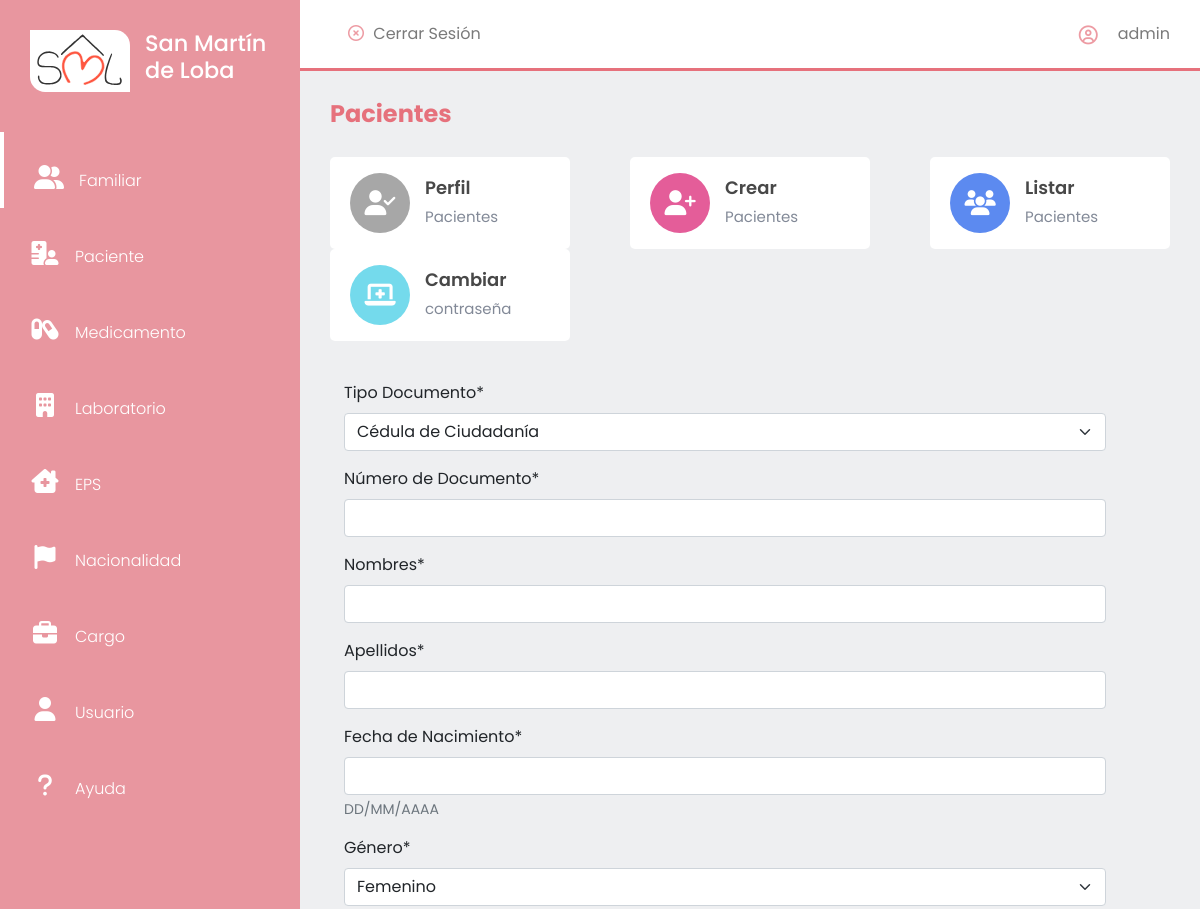
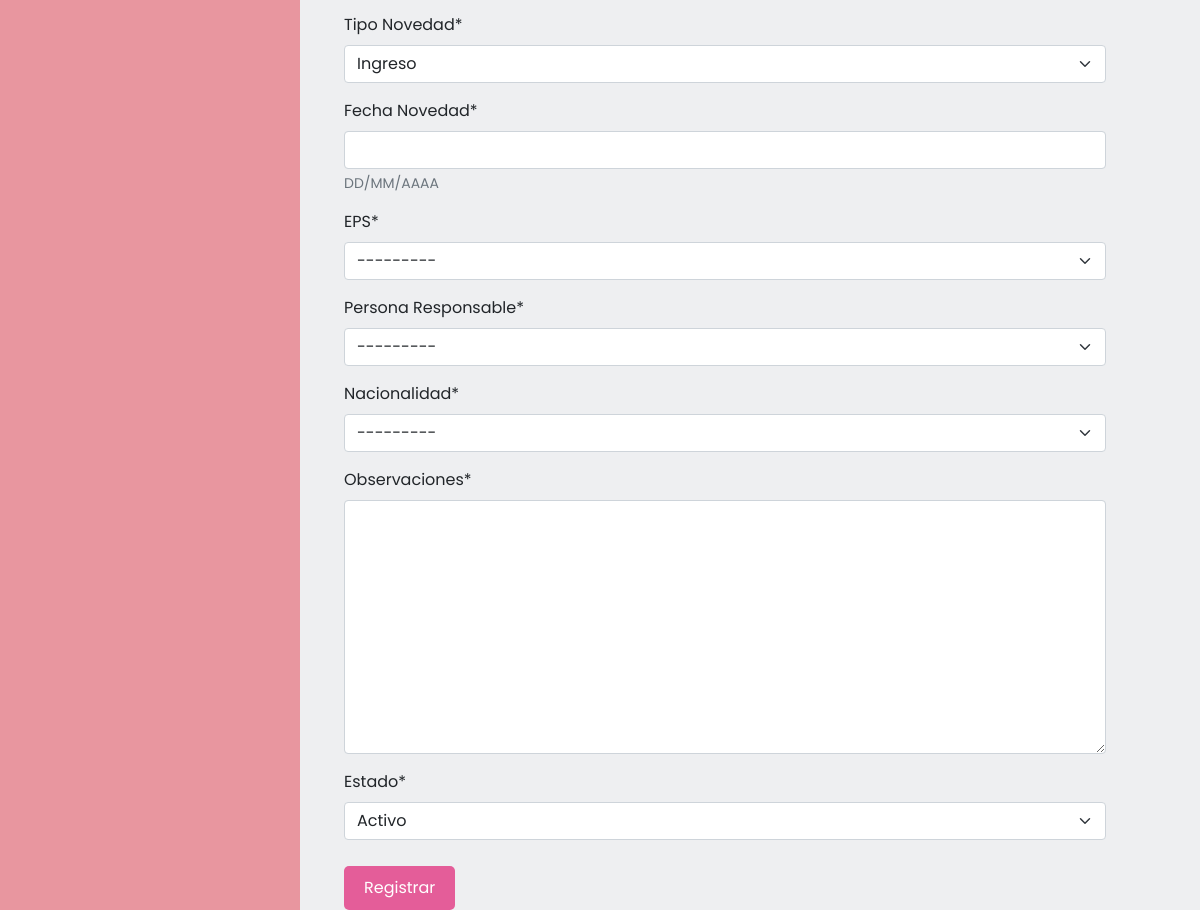
The page /pacientes/crear/ (signed in) on the database as committed earlier (2 pictures, top to bottom).
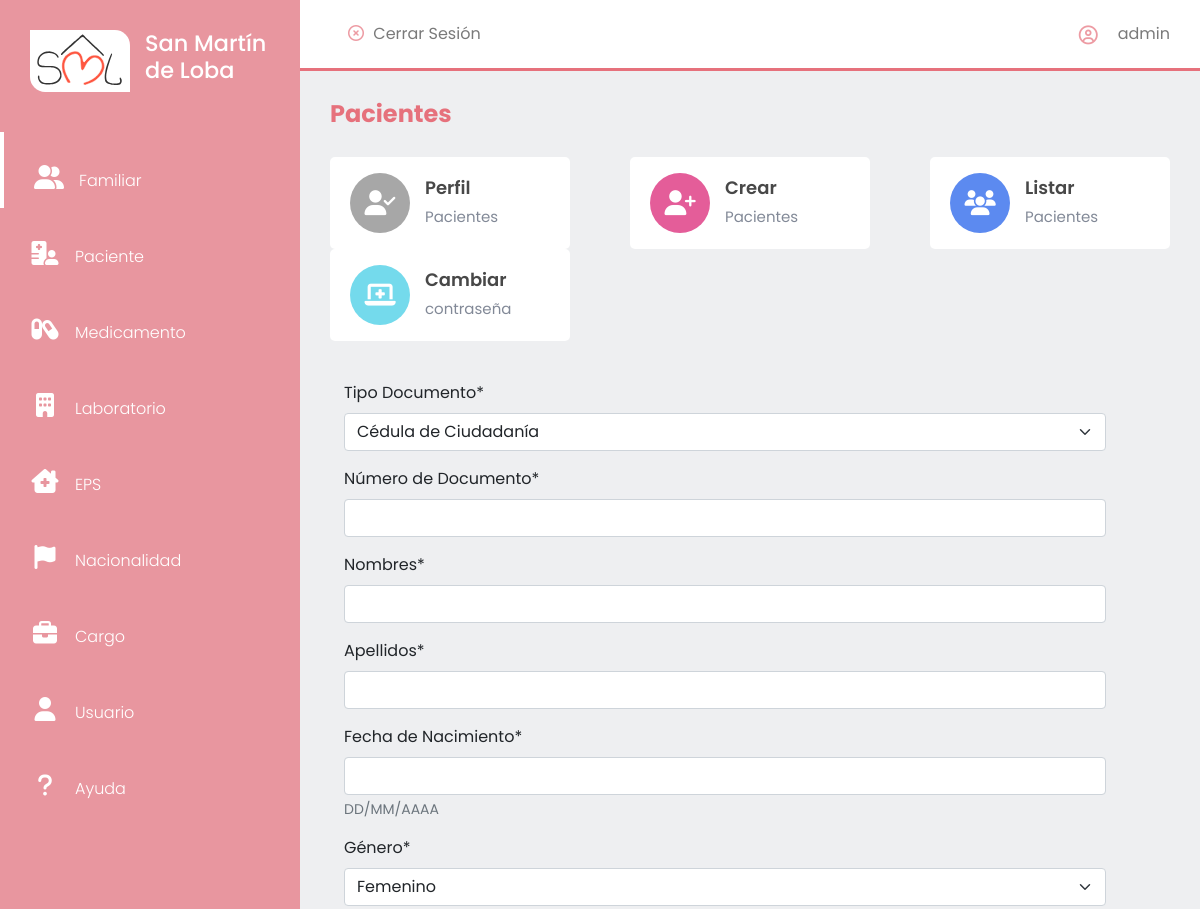
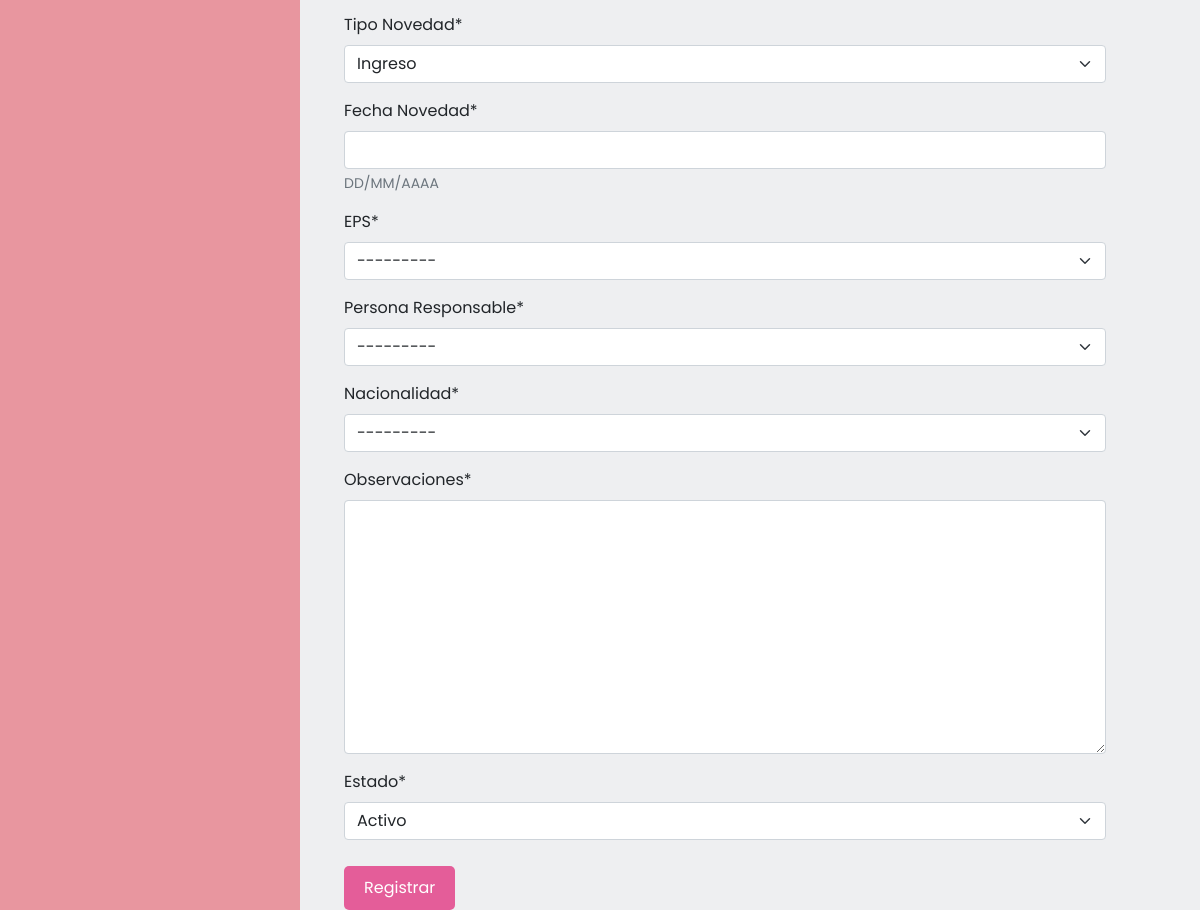
The same page on the database as committed later (2 pictures, top to bottom).
### familiar/models.py (models this page shows)
class Familiar(models.Model):
    class TipoDocumento(models.TextChoices):
        CC = 'C.C', _('Cédula de Ciudadanía')
        CE = 'C.E', _('Cédula de Extranjería')
        PT = 'PST', _('Pasaporte')
        TI = 'T.I', _('Tarjeta de Identidad')
        OT = 'Otro', _('Otro tipo de Documento')
    tipoDocumento = models.CharField(max_length = 4, choices = TipoDocumento.choices, default = TipoDocumento.CC, verbose_name = 'Tipo Documento')
    numDocumento = models.CharField(max_length = 50, unique = True, verbose_name = 'Número Documento')
    nombres = models.CharField(max_length = 60, verbose_name = 'Nombres')
    apellidos = models.CharField(max_length = 60, verbose_name = 'Apellidos')
    celular = models.CharField(max_length = 20, verbose_name = 'Celular')
    celular2 = models.CharField(max_length = 20, verbose_name = 'Celular 2')
    telefono_domicilio = models.CharField(max_length = 20, verbose_name = 'Teléfono Domicilio')
    correo = models.CharField(max_length = 60, verbose_name = 'Correo')
    direccion = models.CharField(max_length = 70, verbose_name = 'Dirección')
    ciudad = models.CharField(max_length = 60, null = True, blank = False, verbose_name = 'Ciudad o Municipio')
    nacionalidad = models.ForeignKey(Nacionalidad, on_delete = models.CASCADE, null = True, blank = False, verbose_name = 'Nacionalidad')
    class Estado(models.TextChoices):
        ACTIVO = '1', _('Activo')
        INACTIVO = '0', _('Inactivo')
    estado = models.CharField(max_length = 1, choices = Estado.choices, default = Estado.ACTIVO, verbose_name = 'Estado')
    fechaCreacion = models.DateField(verbose_name = 'Fecha de Creación', null = True, blank = False, default = datetime.date.today)
    def __str__(self)->str:
        return '%s %s' %(self.nombres, self.apellidos)

### paciente/views.py (the view)
# urls.py: path('crear/', pacientes_crear, name = 'pacientes-crear'),
@login_required
def pacientes_crear(request):
    titulo = 'Pacientes'
    if request.method == 'POST':
        form = PacienteForm(request.POST)
        if form.is_valid():
            form.save()
            messages.success(request, 'Paciente creado correctamente')
            return redirect('pacientes')
        else:
            print("Error")
    else:
        form = PacienteForm()
    context = {
        'titulo': titulo,
        'form': form,
        'url': '../',
        'urlCrear': '',
        'urlListar': '../listar/'
    }
    return render(request, 'pacientes/pacientes-crear.html', context)

### paciente/forms.py
class PacienteForm(ModelForm):
    class Meta:
        model = Paciente
        exclude = ['fechaCreacion']

### eps/models.py (called while the page is built)
    def __str__(self)->str:
        return '%s' %(self.nombre)

### nacionalidad/models.py (called while the page is built)
    def __str__(self)->str:
        return "%s" %(self.nombre)

### base/templates/pacientes/pacientes-crear.html (shortened to what this page needs)
{% extends 'partials/app.html' %}
{% load crispy_forms_tags %}
{% load static %}
{% block contenido %}
    {% include 'partials/sidebar.html' %}
    <section id="interface">
        {% include 'partials/nav-app.html' %}
        <div class="container form">
            <form action="" method="POST">
                {{form|crispy}}
                <div>
                    <input type="submit" value="Registrar" class="btn-crear" id="">
                </div>
            </form>
        </div>
    </section>
{% endblock contenido %}

Rows that differ between the two databases and show on the page:
added Familiar: tipoDocumento "Cédula de Ciudadanía", nacionalidad "---------", estado "Activo"
Other text that changed with them:
form field tipoDocumento: "Cédula de Ciudadanía" → (not shown)
form field nacionalidad: "---------" → (not shown)
form field estado: "Activo" → (not shown)
